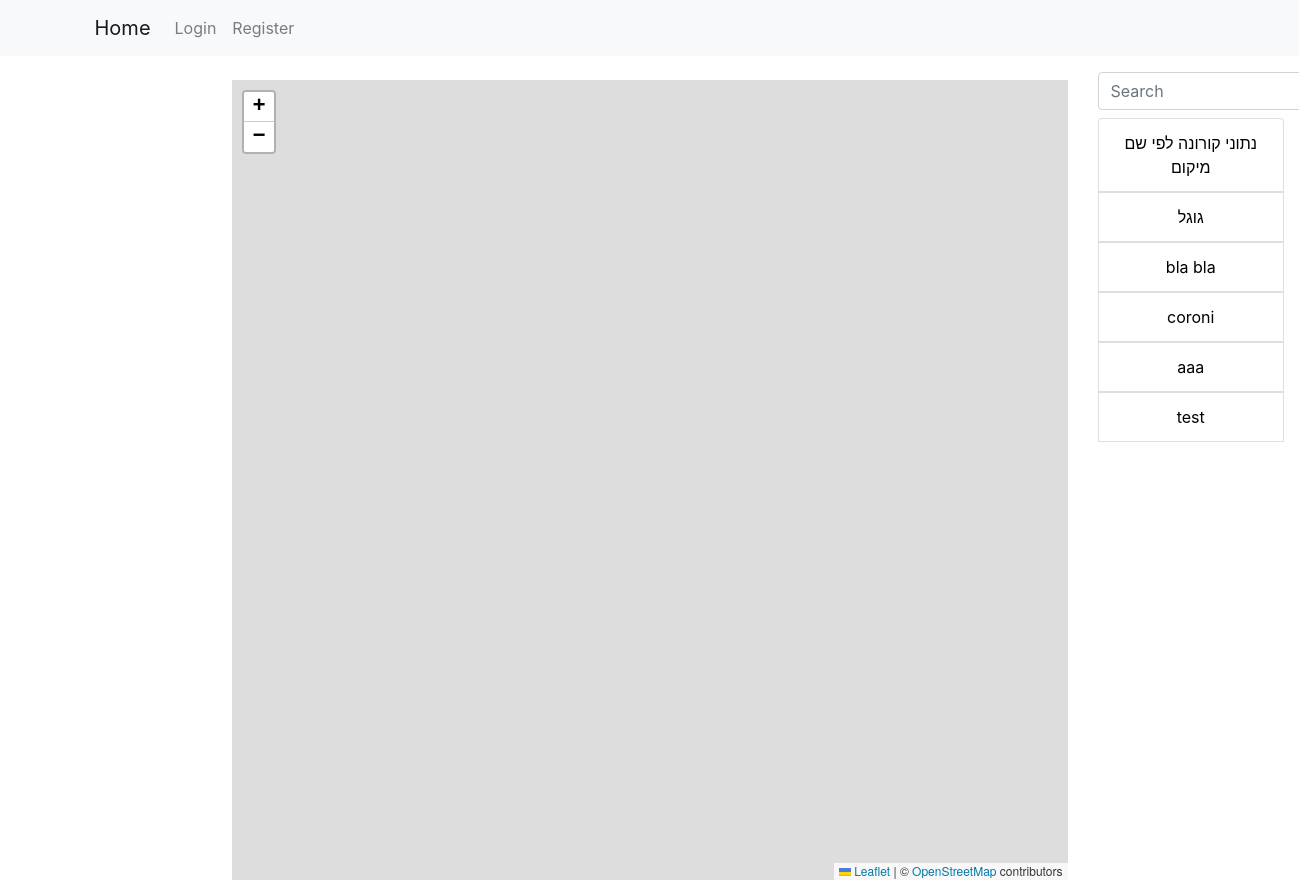
The page /home on the database its author committed.
### geoportal/models.py (models this page shows)
class Query(db.Model):
    id = db.Column(db.Integer, primary_key=True)
    user_id = db.Column(db.Integer, db.ForeignKey('user.id'), nullable=False, default=0)
    query_name = db.Column(db.String(120))
    db_name = db.Column(db.String(20))
    date_uploaded = db.Column(db.DateTime, nullable=False, default=datetime.datetime.now)
    last_update_time = db.Column(db.DateTime, nullable=False, default=datetime.datetime.now)
    query_text = db.Column(db.Text, nullable=False, default='')
    parameters = db.relationship('QueryTextParameters', backref='query', lazy=True)

### geoportal/views.py (the view)
@app.route('/')
@app.route('/home')
def home():
    queries = Query.query.all()
    return render_template('home.html', queries=queries)

### geoportal/templates/home.html (shortened to what this page needs)
{% extends "base.html" %}
{% block content %}
<div id="myMap" class="mt-4"></div>
{% endblock content %}
{% block right_sidebar %}
<form class="form-inline my-2 my-lg-0">
    <input class="form-control mr-sm-2 mt-3 mb-2" type="search" placeholder="Search" aria-label="Search" id="queries_search" onkeyup="filterQueries()">
</form>
<div class="list-group">
{% for query in queries %}
        <button name="query-selector" class="list-group-item" id="{{ query.id }}">{{ query.query_name }}</button>
{% endfor %}
</div>
{% endblock right_sidebar %}

### geoportal/static/css/style.css (style rules this page uses)
#myMap { height: 800px; }

### rows shown on the page
Query: query_name "נתוני קורונה לפי שם מיקום"
Query: query_name "גוגל"
Query: query_name "bla bla"
Query: query_name "coroni"
Query: query_name "aaa"
Query: query_name "test"
